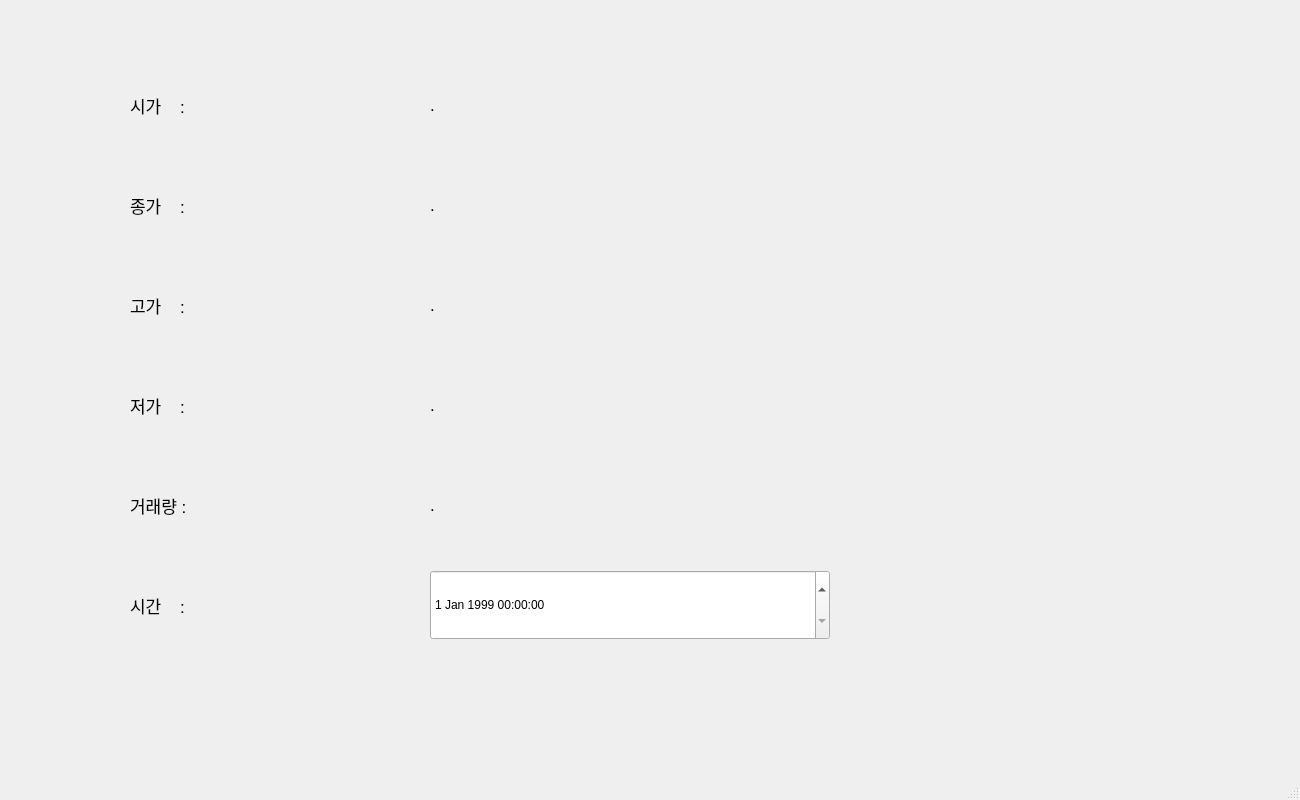
<?xml version="1.0" encoding="UTF-8"?>
<ui version="4.0">
 <class>MainWindow</class>
 <widget class="QMainWindow" name="MainWindow">
  <property name="geometry">
   <rect>
    <x>0</x>
    <y>0</y>
    <width>1300</width>
    <height>800</height>
   </rect>
  </property>
  <property name="windowTitle">
   <string>MainWindow</string>
  </property>
  <widget class="QWidget" name="centralwidget">
   <widget class="QStackedWidget" name="stackedWidget">
    <property name="geometry">
     <rect>
      <x>0</x>
      <y>0</y>
      <width>1300</width>
      <height>800</height>
     </rect>
    </property>
    <property name="currentIndex">
     <number>1</number>
    </property>
    <widget class="QWidget" name="login_page">
     <widget class="QLineEdit" name="lineEdit_api_key">
      <property name="geometry">
       <rect>
        <x>450</x>
        <y>290</y>
        <width>400</width>
        <height>100</height>
       </rect>
      </property>
     </widget>
     <widget class="QLabel" name="label_api_secret">
      <property name="geometry">
       <rect>
        <x>200</x>
        <y>440</y>
        <width>200</width>
        <height>100</height>
       </rect>
      </property>
      <property name="text">
       <string>API SECRET</string>
      </property>
     </widget>
     <widget class="QLineEdit" name="lineEdit_api_secret">
      <property name="geometry">
       <rect>
        <x>450</x>
        <y>440</y>
        <width>400</width>
        <height>100</height>
       </rect>
      </property>
     </widget>
     <widget class="QPushButton" name="Button_login">
      <property name="geometry">
       <rect>
        <x>900</x>
        <y>290</y>
        <width>200</width>
        <height>250</height>
       </rect>
      </property>
      <property name="text">
       <string>확인</string>
      </property>
     </widget>
     <widget class="QLabel" name="label_api_key">
      <property name="geometry">
       <rect>
        <x>200</x>
        <y>290</y>
        <width>200</width>
        <height>100</height>
       </rect>
      </property>
      <property name="text">
       <string>API KEY</string>
      </property>
     </widget>
     <widget class="QLabel" name="label_login">
      <property name="geometry">
       <rect>
        <x>200</x>
        <y>140</y>
        <width>900</width>
        <height>130</height>
       </rect>
      </property>
      <property name="font">
       <font>
        <pointsize>25</pointsize>
        <weight>50</weight>
        <italic>false</italic>
        <bold>false</bold>
        <underline>false</underline>
        <strikeout>false</strikeout>
        <stylestrategy>PreferDefault</stylestrategy>
        <kerning>true</kerning>
       </font>
      </property>
      <property name="mouseTracking">
       <bool>false</bool>
      </property>
      <property name="tabletTracking">
       <bool>false</bool>
      </property>
      <property name="text">
       <string>Login</string>
      </property>
      <property name="alignment">
       <set>Qt::AlignCenter</set>
      </property>
     </widget>
    </widget>
    <widget class="QWidget" name="main_page">
     <widget class="QLabel" name="label_open">
      <property name="geometry">
       <rect>
        <x>130</x>
        <y>70</y>
        <width>250</width>
        <height>70</height>
       </rect>
      </property>
      <property name="font">
       <font>
        <pointsize>13</pointsize>
        <weight>50</weight>
        <bold>false</bold>
       </font>
      </property>
      <property name="text">
       <string>시가    : </string>
      </property>
     </widget>
     <widget class="QLabel" name="label_time">
      <property name="geometry">
       <rect>
        <x>130</x>
        <y>570</y>
        <width>250</width>
        <height>70</height>
       </rect>
      </property>
      <property name="font">
       <font>
        <pointsize>13</pointsize>
        <weight>50</weight>
        <bold>false</bold>
       </font>
      </property>
      <property name="text">
       <string>시간    :</string>
      </property>
     </widget>
     <widget class="QLabel" name="label_high_price">
      <property name="geometry">
       <rect>
        <x>430</x>
        <y>270</y>
        <width>400</width>
        <height>70</height>
       </rect>
      </property>
      <property name="font">
       <font>
        <pointsize>13</pointsize>
        <weight>50</weight>
        <bold>false</bold>
       </font>
      </property>
      <property name="text">
       <string>.</string>
      </property>
     </widget>
     <widget class="QLabel" name="label_low_price">
      <property name="geometry">
       <rect>
        <x>430</x>
        <y>370</y>
        <width>400</width>
        <height>70</height>
       </rect>
      </property>
      <property name="font">
       <font>
        <pointsize>13</pointsize>
        <weight>50</weight>
        <bold>false</bold>
       </font>
      </property>
      <property name="text">
       <string>.</string>
      </property>
     </widget>
     <widget class="QLabel" name="label_volume">
      <property name="geometry">
       <rect>
        <x>130</x>
        <y>470</y>
        <width>250</width>
        <height>70</height>
       </rect>
      </property>
      <property name="font">
       <font>
        <pointsize>13</pointsize>
        <weight>50</weight>
        <bold>false</bold>
       </font>
      </property>
      <property name="text">
       <string>거래량 :</string>
      </property>
     </widget>
     <widget class="QLabel" name="label_high">
      <property name="geometry">
       <rect>
        <x>130</x>
        <y>270</y>
        <width>250</width>
        <height>70</height>
       </rect>
      </property>
      <property name="font">
       <font>
        <pointsize>13</pointsize>
        <weight>50</weight>
        <bold>false</bold>
       </font>
      </property>
      <property name="text">
       <string>고가    : </string>
      </property>
     </widget>
     <widget class="QLabel" name="label_low">
      <property name="geometry">
       <rect>
        <x>130</x>
        <y>370</y>
        <width>250</width>
        <height>70</height>
       </rect>
      </property>
      <property name="font">
       <font>
        <pointsize>13</pointsize>
        <weight>50</weight>
        <bold>false</bold>
       </font>
      </property>
      <property name="text">
       <string>저가    :</string>
      </property>
     </widget>
     <widget class="QLabel" name="label_volume_qty">
      <property name="geometry">
       <rect>
        <x>430</x>
        <y>470</y>
        <width>400</width>
        <height>70</height>
       </rect>
      </property>
      <property name="font">
       <font>
        <pointsize>13</pointsize>
        <weight>50</weight>
        <bold>false</bold>
       </font>
      </property>
      <property name="text">
       <string>.</string>
      </property>
     </widget>
     <widget class="QDateTimeEdit" name="dateTimeEdit">
      <property name="geometry">
       <rect>
        <x>430</x>
        <y>570</y>
        <width>400</width>
        <height>70</height>
       </rect>
      </property>
      <property name="dateTime">
       <datetime>
        <hour>0</hour>
        <minute>0</minute>
        <second>0</second>
        <year>1999</year>
        <month>1</month>
        <day>1</day>
       </datetime>
      </property>
     </widget>
     <widget class="QLabel" name="label_open_price">
      <property name="geometry">
       <rect>
        <x>430</x>
        <y>70</y>
        <width>400</width>
        <height>70</height>
       </rect>
      </property>
      <property name="font">
       <font>
        <pointsize>13</pointsize>
        <weight>50</weight>
        <bold>false</bold>
       </font>
      </property>
      <property name="text">
       <string>.</string>
      </property>
     </widget>
     <widget class="QLabel" name="label_close_price">
      <property name="geometry">
       <rect>
        <x>430</x>
        <y>170</y>
        <width>400</width>
        <height>70</height>
       </rect>
      </property>
      <property name="font">
       <font>
        <pointsize>13</pointsize>
        <weight>50</weight>
        <bold>false</bold>
       </font>
      </property>
      <property name="text">
       <string>.</string>
      </property>
     </widget>
     <widget class="QLabel" name="label_close">
      <property name="geometry">
       <rect>
        <x>130</x>
        <y>170</y>
        <width>250</width>
        <height>70</height>
       </rect>
      </property>
      <property name="font">
       <font>
        <pointsize>13</pointsize>
        <weight>50</weight>
        <bold>false</bold>
       </font>
      </property>
      <property name="text">
       <string>종가    : </string>
      </property>
     </widget>
    </widget>
   </widget>
  </widget>
  <widget class="QMenuBar" name="menubar">
   <property name="geometry">
    <rect>
     <x>0</x>
     <y>0</y>
     <width>1300</width>
     <height>47</height>
    </rect>
   </property>
  </widget>
  <widget class="QStatusBar" name="statusbar"/>
 </widget>
 <resources/>
 <connections/>
</ui>
